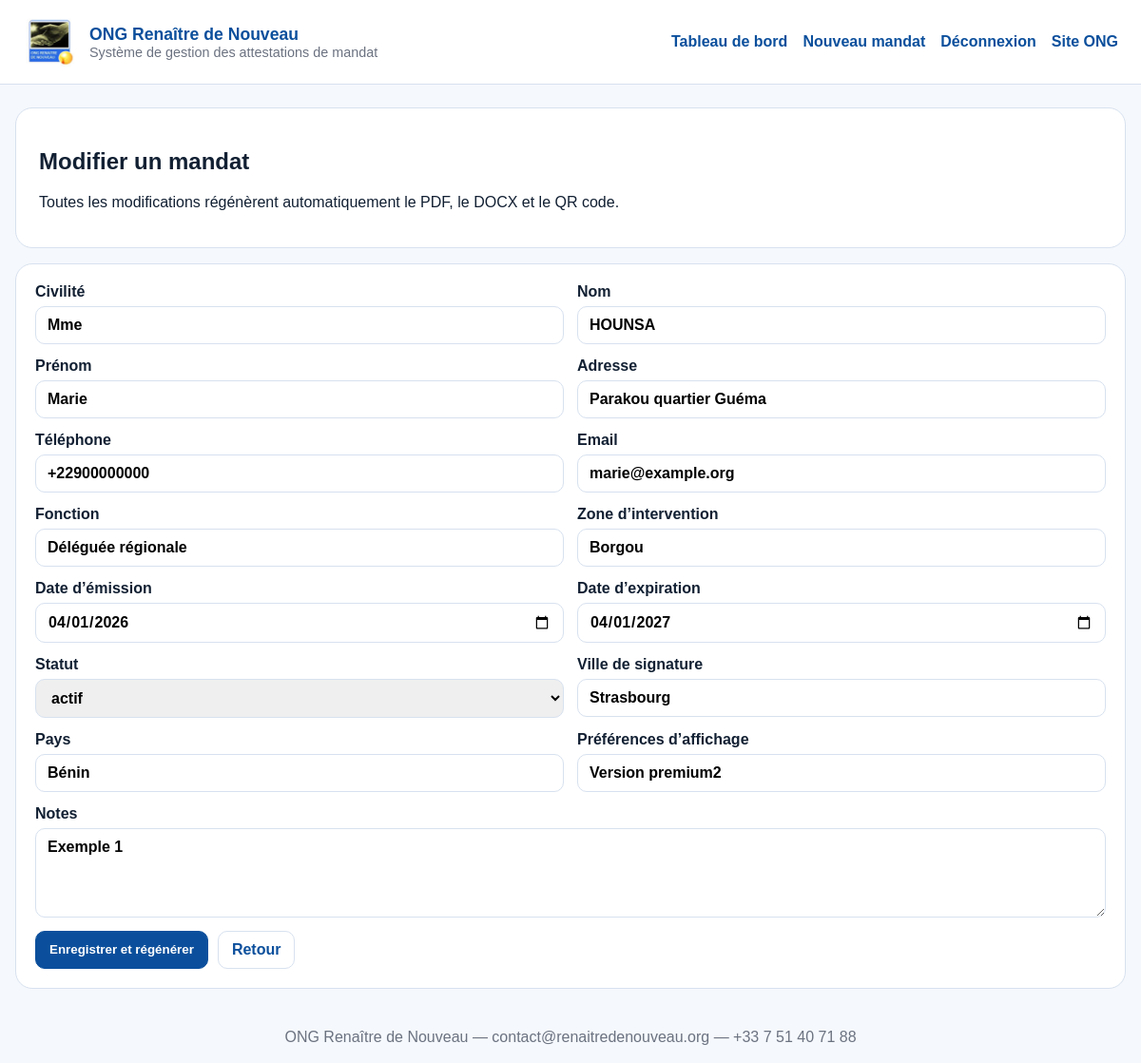
Screenshot of /mandates/RN/2026/ONG-RN/PCA/CSA/0001/edit (signed in) with the database file from the repository.
### tables this page shows
CREATE TABLE mandates (
    id INTEGER PRIMARY KEY AUTOINCREMENT,
    reference TEXT UNIQUE NOT NULL,
    mandate_uid TEXT UNIQUE NOT NULL,
    signature_token TEXT NOT NULL,
    civilite TEXT,
    nom TEXT NOT NULL,
    prenom TEXT NOT NULL,
    adresse TEXT,
    telephone TEXT,
    email TEXT,
    fonction TEXT NOT NULL,
    zone_intervention TEXT NOT NULL,
    date_emission TEXT NOT NULL,
    date_expiration TEXT,
    statut TEXT NOT NULL DEFAULT 'actif',
    ville_signature TEXT DEFAULT 'Strasbourg',
    pays TEXT DEFAULT 'Bénin',
    preferences_affichage TEXT,
    notes TEXT,
    photo_path TEXT,
    logo_path TEXT,
    qr_path TEXT,
    docx_path TEXT,
    pdf_path TEXT,
    created_at TEXT DEFAULT CURRENT_TIMESTAMP,
    updated_at TEXT DEFAULT CURRENT_TIMESTAMP
);

### app.py (the view, shortened to what this page needs)
@app.route("/mandates/<path:reference>/edit", methods=["GET", "POST"])
@login_required
def edit_mandate(reference):
    mandate = fetch_one("SELECT * FROM mandates WHERE reference=?", (reference,))
    if not mandate:
        abort(404)
    return render_template("form.html", mode="edit", mandate=mandate)

### app.py (called while the page is built)
def login_required(func):
    @wraps(func)
    def wrapper(*args, **kwargs):
        if not session.get("admin_logged_in"):
            return redirect(url_for("login", next=request.path))
        return func(*args, **kwargs)
    return wrapper

@app.context_processor
def inject_globals():
    return {
        "ORG_NAME": ORG_NAME,
        "ORG_WEBSITE": ORG_WEBSITE,
        "ORG_EMAIL": ORG_EMAIL,
        "ORG_PHONE": ORG_PHONE,
        "PRESIDENT_NAME": PRESIDENT_NAME,
        "DEFAULT_STATUSES": DEFAULT_STATUSES,
    }

### database.py (called while the page is built)
def get_conn():
    conn = sqlite3.connect(DB_PATH)
    conn.row_factory = sqlite3.Row
    return conn

def fetch_one(query, params=()):
    with get_conn() as conn:
        return conn.execute(query, params).fetchone()

### templates/form.html (shortened to what this page needs)
{% extends 'base.html' %}
{% block content %}
<section class="hero">
  <div>
    <h1>{% if mode == 'create' %}Créer un mandat{% else %}Modifier un mandat{% endif %}</h1>
    <p>Toutes les modifications régénèrent automatiquement le PDF, le DOCX et le QR code.</p>
  </div>
</section>
<form method="post" class="card form-grid">
  <label>Civilité
    <input name="civilite" value="{{ mandate['civilite'] if mandate else '' }}">
  </label>
  <label>Nom
    <input name="nom" required value="{{ mandate['nom'] if mandate else '' }}">
  </label>
  <label>Prénom
    <input name="prenom" required value="{{ mandate['prenom'] if mandate else '' }}">
  </label>
  <label>Adresse
    <input name="adresse" value="{{ mandate['adresse'] if mandate else '' }}">
  </label>
  <label>Téléphone
    <input name="telephone" value="{{ mandate['telephone'] if mandate else '' }}">
  </label>
  <label>Email
    <input name="email" type="email" value="{{ mandate['email'] if mandate else '' }}">
  </label>
  <label>Fonction
    <input name="fonction" required value="{{ mandate['fonction'] if mandate else 'Délégué' }}">
  </label>
  <label>Zone d’intervention
    <input name="zone_intervention" required value="{{ mandate['zone_intervention'] if mandate else '' }}">
  </label>
  <label>Date d’émission
    <input name="date_emission" type="date" required value="{{ mandate['date_emission'] if mandate else '' }}">
  </label>
  <label>Date d’expiration
    <input name="date_expiration" type="date" value="{{ mandate['date_expiration'] if mandate else '' }}">
  </label>
  <label>Statut
    <select name="statut">
      {% for s in DEFAULT_STATUSES %}
      <option value="{{ s }}" {% if mandate and mandate['statut']==s %}selected{% elif not mandate and s=='actif' %}selected{% endif %}>{{ s }}</option>
      {% endfor %}
    </select>
  </label>
  <label>Ville de signature
    <input name="ville_signature" value="{{ mandate['ville_signature'] if mandate else 'Strasbourg' }}">
  </label>
  <label>Pays
    <input name="pays" value="{{ mandate['pays'] if mandate else 'Bénin' }}">
  </label>
  <label>Préférences d’affichage
    <input name="preferences_affichage" value="{{ mandate['preferences_affichage'] if mandate else '' }}">
  </label>
  <label class="full">Notes
    <textarea name="notes" rows="4">{{ mandate['notes'] if mandate else '' }}</textarea>
  </label>
  <div class="full actions">
    <button type="submit" class="btn primary">{% if mode == 'create' %}Créer le mandat{% else %}Enregistrer et régénérer{% endif %}</button>
    <a class="btn" href="{{ url_for('dashboard') }}">Retour</a>
  </div>
</form>
{% endblock %}

### static/styles.css (style rules this page uses)
:root { --primary:#0b4f9c; --gold:#e8b23a; --bg:#f5f8fc; --line:#d7e1ef; --text:#122033; --muted:#6b7280; --success:#e8f7ef; --danger:#fff1f2; }
* { box-sizing:border-box }
body { margin:0;font-family:Arial,Helvetica,sans-serif;background:var(--bg);color:var(--text) }
.hero { display:flex;justify-content:space-between;align-items:center;gap:12px;background:#fff;border:1px solid var(--line);border-radius:18px;padding:22px 24px;margin-bottom:16px }
.card,.auth-card,.verify-card { background:#fff;border:1px solid var(--line);border-radius:18px;padding:20px }
.btn { display:inline-block;padding:10px 14px;border-radius:10px;border:1px solid var(--line);background:#fff;color:var(--primary);text-decoration:none;font-weight:700 }
.btn.primary { background:var(--primary);color:#fff;border-color:var(--primary) }
.form-grid { display:grid;grid-template-columns:repeat(2,minmax(0,1fr));gap:14px }
.form-grid label { display:flex;flex-direction:column;gap:6px;font-weight:700 }
.form-grid input,.form-grid select,.form-grid textarea { padding:10px 12px;border:1px solid var(--line);border-radius:10px;font:inherit }
.form-grid .full { grid-column:1 / -1 }
.actions { display:flex;gap:10px }

### rows the page displays
mandates: civilite "Mme", nom "HOUNSA", prenom "Marie", adresse "Parakou quartier Guéma", telephone "+22900000000", email "marie@example.org", fonction "Déléguée régionale", zone_intervention "Borgou", date_emission "04/01/2026", date_expiration "04/01/2027", statut "actif", ville_signature "Strasbourg", pays "Bénin", preferences_affichage "Version premium2", notes "Exemple 1"

### other values shown
{{ ORG_NAME }} "ONG Renaître de Nouveau"
{{ ORG_EMAIL }} "contact@renaitredenouveau.org"
{{ ORG_PHONE }} "+33 7 51 40 71 88"
